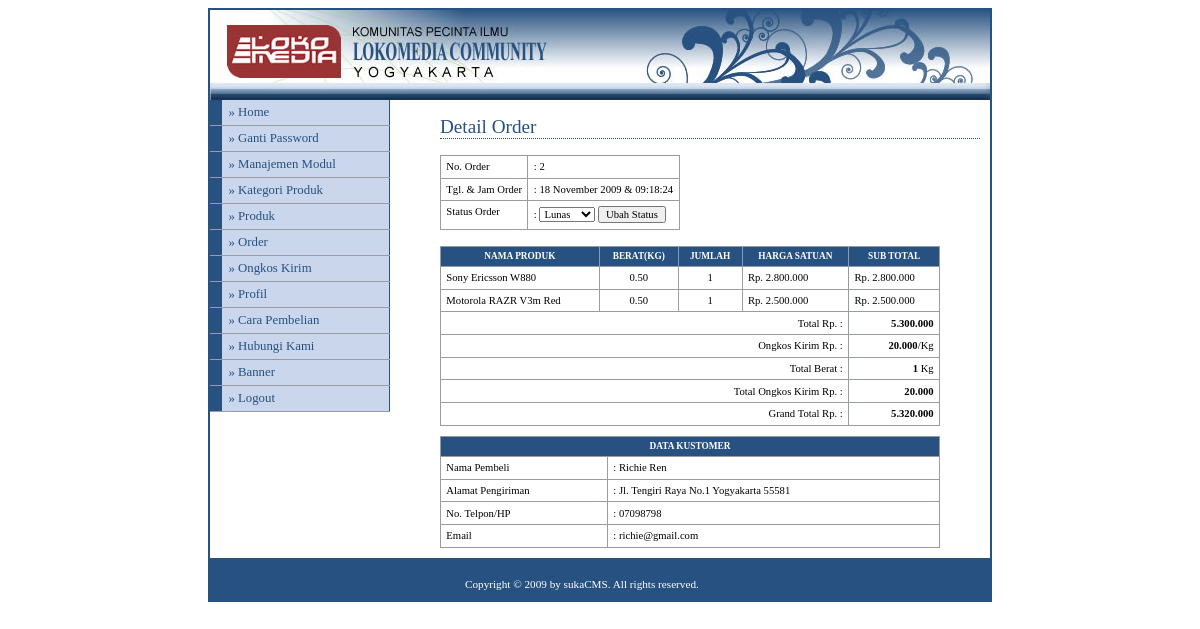
The page /admin/media.php?module=order&act=detailorder&id=2 (signed in) on the database its author committed.
### tables this page shows
CREATE TABLE IF NOT EXISTS `modul` (
  `id_modul` int(5) NOT NULL AUTO_INCREMENT,
  `nama_modul` varchar(50) NOT NULL,
  `link` varchar(100) NOT NULL,
  `static_content` text NOT NULL,
  `gambar` varchar(100) NOT NULL,
  `status` enum('user','admin') NOT NULL,
  `aktif` enum('Y','N') NOT NULL,
  `urutan` int(5) NOT NULL,
  PRIMARY KEY (`id_modul`)
);

CREATE TABLE IF NOT EXISTS `orders` (
  `id_orders` int(5) NOT NULL AUTO_INCREMENT,
  `nama_kustomer` varchar(100) NOT NULL,
  `alamat` text NOT NULL,
  `telpon` varchar(20) NOT NULL,
  `email` varchar(50) NOT NULL,
  `status_order` varchar(50) NOT NULL DEFAULT 'Baru',
  `tgl_order` date NOT NULL,
  `jam_order` time NOT NULL,
  `id_kota` int(3) NOT NULL,
  PRIMARY KEY (`id_orders`)
);

CREATE TABLE IF NOT EXISTS `orders_detail` (
  `id_orders` int(5) NOT NULL,
  `id_produk` int(5) NOT NULL,
  `jumlah` int(5) NOT NULL
);

CREATE TABLE IF NOT EXISTS `produk` (
  `id_produk` int(5) NOT NULL AUTO_INCREMENT,
  `id_kategori` int(5) NOT NULL,
  `nama_produk` varchar(100) NOT NULL,
  `produk_seo` varchar(100) NOT NULL,
  `deskripsi` text NOT NULL,
  `harga` int(20) NOT NULL,
  `stok` int(5) NOT NULL,
  `berat` decimal(5,2) unsigned NOT NULL DEFAULT '0.00',
  `tgl_masuk` date NOT NULL,
  `gambar` varchar(100) NOT NULL,
  `dibeli` int(5) NOT NULL DEFAULT '1',
  PRIMARY KEY (`id_produk`)
);

CREATE TABLE IF NOT EXISTS `kota` (
  `id_kota` int(3) NOT NULL AUTO_INCREMENT,
  `nama_kota` varchar(100) NOT NULL,
  `ongkos_kirim` int(10) NOT NULL,
  PRIMARY KEY (`id_kota`)
);

### config/fungsi_indotgl.php (called while the page is built, shortened)
<?php
	function tgl_indo($tgl){
			$tanggal = substr($tgl,8,2);
			$bulan = getBulan(substr($tgl,5,2));
			$tahun = substr($tgl,0,4);
			return $tanggal.' '.$bulan.' '.$tahun;
	}
	function getBulan($bln){
				switch ($bln){
					case 11:
						return "November";
						break;
				}
			}
?>

### config/fungsi_rupiah.php (called while the page is built)
<?php
function format_rupiah($angka){
  $rupiah=number_format($angka,0,',','.');
  return $rupiah;
}
?>

### admin/modul/mod_order/order.php (the view, shortened to what this page needs)
<?php
$aksi="modul/mod_order/aksi_order.php";
switch($_GET[act]){
  case "detailorder":
    $edit = mysql_query("SELECT * FROM orders WHERE id_orders='$_GET[id]'");
    $r    = mysql_fetch_array($edit);
    $tanggal=tgl_indo($r[tgl_order]);
    $pilihan_status = array('Baru', 'Lunas', 'Dikirim');
    $pilihan_order = '';
    foreach ($pilihan_status as $status) {
	   $pilihan_order .= "<option value=$status";
	   if ($status == $r[status_order]) {
		    $pilihan_order .= " selected";
	   }
	   $pilihan_order .= ">$status</option>\r\n";
    }
    echo "<h2>Detail Order</h2>
          <form method=POST action=$aksi?module=order&act=update>
          <input type=hidden name=id value=$r[id_orders]>
          <table>
          <tr><td>No. Order</td>        <td> : $r[id_orders]</td></tr>
          <tr><td>Tgl. & Jam Order</td> <td> : $tanggal & $r[jam_order]</td></tr>
          <tr><td>Status Order      </td><td>: <select name=status_order>$pilihan_order</select>
          <input type=submit value='Ubah Status'></td></tr>
          </table></form>";
  $sql2=mysql_query("SELECT * FROM orders_detail, produk
                     WHERE orders_detail.id_produk=produk.id_produk
                     AND orders_detail.id_orders='$_GET[id]'");
  echo "<table border=0 width=500>
        <tr><th>Nama Produk</th><th>Berat(kg)</th><th>Jumlah</th><th>Harga Satuan</th><th>Sub Total</th></tr>";
  while($s=mysql_fetch_array($sql2)){
    $subtotal    = $s[harga] * $s[jumlah];
    $total       = $total + $subtotal;
    $subtotal_rp = format_rupiah($subtotal);
    $total_rp    = format_rupiah($total);
    $harga       = format_rupiah($s[harga]);
   $subtotalberat = $s[berat] * $s[jumlah];
   $totalberat  = $totalberat + $subtotalberat;
    echo "<tr><td>$s[nama_produk]</td><td align=center>$s[berat]</td><td align=center>$s[jumlah]</td><td>Rp. $harga</td><td>Rp. $subtotal_rp</td></tr>";
  }
  $ongkos=mysql_fetch_array(mysql_query("SELECT * FROM kota,orders WHERE orders.id_kota=kota.id_kota AND id_orders='$_GET[id]'"));
  $ongkoskirim1=$ongkos[ongkos_kirim];
  $ongkoskirim=$ongkoskirim1 * $totalberat;
  $grandtotal    = $total + $ongkoskirim;
  $ongkoskirim_rp = format_rupiah($ongkoskirim);
  $ongkoskirim1_rp = format_rupiah($ongkoskirim1);
  $grandtotal_rp  = format_rupiah($grandtotal);
echo "<tr><td colspan=4 align=right>Total              Rp. : </td><td align=right><b>$total_rp</b></td></tr>
      <tr><td colspan=4 align=right>Ongkos Kirim       Rp. : </td><td align=right><b>$ongkoskirim1_rp</b>/Kg</td></tr>
      <tr><td colspan=4 align=right>Total Berat            : </td><td align=right><b>$totalberat</b> Kg</td></tr>
      <tr><td colspan=4 align=right>Total Ongkos Kirim Rp. : </td><td align=right><b>$ongkoskirim_rp</b></td></tr>
      <tr><td colspan=4 align=right>Grand Total        Rp. : </td><td align=right><b>$grandtotal_rp</b></td></tr>
      </table>";
  echo "<table border=0 width=500>
        <tr><th colspan=2>Data Kustomer</th></tr>
        <tr><td>Nama Pembeli</td><td> : $r[nama_kustomer]</td></tr>
        <tr><td>Alamat Pengiriman</td><td> : $r[alamat]</td></tr>
        <tr><td>No. Telpon/HP</td><td> : $r[telpon]</td></tr>
        <tr><td>Email</td><td> : $r[email]</td></tr>
        </table>";
    break;
}
?>

### admin/menu.php (shortened to what this page needs)
<?php
if ($_SESSION[leveluser]=='admin'){
  $sql=mysql_query("select * from modul where aktif='Y' order by urutan");
}
else{
  $sql=mysql_query("select * from modul where status='user' and aktif='Y' order by urutan");
}
while ($m=mysql_fetch_array($sql)){
  echo "<li><a href='$m[link]'>&#187; $m[nama_modul]</a></li>";
}
?>

### admin/style.css (style rules this page uses)
body { font-family: Tahoma; text-align: center; }
#menu li { width: 180px; border-bottom: 1px solid #969BA5; margin: 0; padding: 0; font-size: 80%; vertical-align: bottom; }
#menu a:link, #menu a:visited { display: block; padding: 5px 5px 5px 0.5em; border-left: 12px solid #265180; border-right: 1px solid #265180; background-color: #CAD6EC; color: #265180; text-decoration: none; }
a:link,a:visited { color:#265180; }
h2 { font: normal 120% Georgia; color: #265180; background-color: transparent; border-bottom: 1px dotted #265180; }
table { font-family: Tahoma; font-size: 8pt; border-width: 1px; border-style: solid; border-color: #999999; border-collapse: collapse; margin: 10px 0px; }
th { color: #FFFFFF; font-size: 7pt; text-transform: uppercase; text-align: center; padding: 0.5em; border-width: 1px; border-style: solid; border-color: #969BA5; border-collapse: collapse; background-color: #265180; }
td { padding: 0.5em; vertical-align: top; border-width: 1px; border-style: solid; border-color: #969BA5; border-collapse: collapse; }
input,textarea,select { font-family: Tahoma; font-size: 8pt; }

### rows shown on the page
modul: nama_modul "Ganti Password"
modul: nama_modul "Manajemen Modul"
modul: nama_modul "Kategori Produk"
modul: nama_modul "Produk"
modul: nama_modul "Order"
modul: nama_modul "Ongkos Kirim"
modul: nama_modul "Profil"
modul: nama_modul "Cara Pembelian"
modul: nama_modul "Hubungi Kami"
modul: nama_modul "Banner"
orders: id_orders "2", tgl_order "18 November 2009", jam_order "09:18:24", id_kota.ongkos_kirim "20.000", id_kota.ongkos_kirim "5.320.000", nama_kustomer "Richie Ren", alamat "Jl. Tengiri Raya No.1 Yogyakarta 55581", telpon "07098798", email "richie@gmail.com"
orders_detail: id_produk.nama_produk "Sony Ericsson W880", id_produk.berat "0.50", jumlah "1", id_produk.harga "2.800.000", subtotal_rp "2.800.000"
orders_detail: id_produk.nama_produk "Motorola RAZR V3m Red", id_produk.berat "0.50", jumlah "1", id_produk.harga "2.500.000", subtotal_rp "2.500.000"

### other values the page prints
$total_rp "5.300.000"
$totalberat "1"
form field status_order "Lunas"
